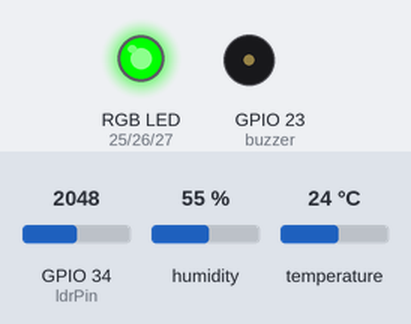
The sketch below on a simulated ESP32. Parts: an RGB LED mixed from three pins (HIGH = lit), buzzer (waves = sounding). The test bench sets the inputs (shaded band); at power-on: temperature 24 °C, GPIO 34 (ldrPin) = 2048, humidity 55 %. WiFi joins after 1.5 s; servers stay silent unless stated; uploads are accepted with an empty reply; random numbers use the default seed unless the sketch sets one; no MQTT or app messages arrive unless stated; what the sketch prints to the serial monitor is not drawn.

Above: at 2.8 s.
2.9 s: temperature set to 27.6 °C
6.7 s: temperature set to 28.5 °C
At 8.03 s:
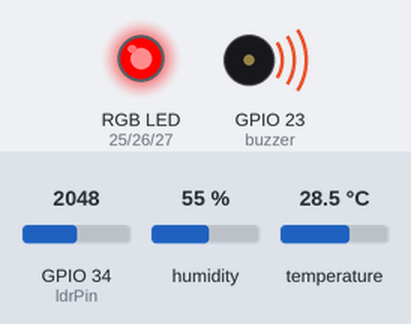
10.2 s: GPIO 34 (ldrPin) set to 850
13.7 s: GPIO 34 (ldrPin) set to 750
At 14.5 s:
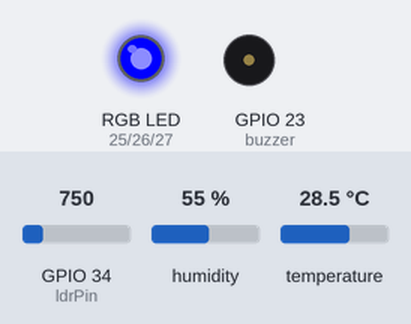
15.3 s: GPIO 34 (ldrPin) set to 840
At 15.66 s:
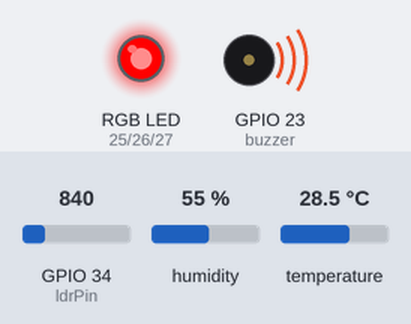
18.8 s: GPIO 34 (ldrPin) set to 760
At 19.2 s:
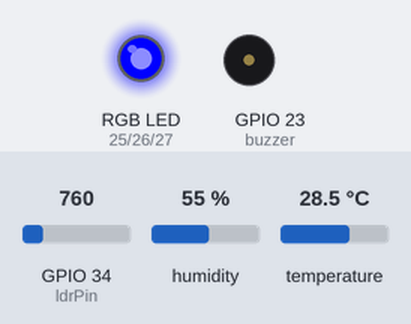
Timing chart, 0 to 21.3 s (numbered marks = the images above; inputs shaded):
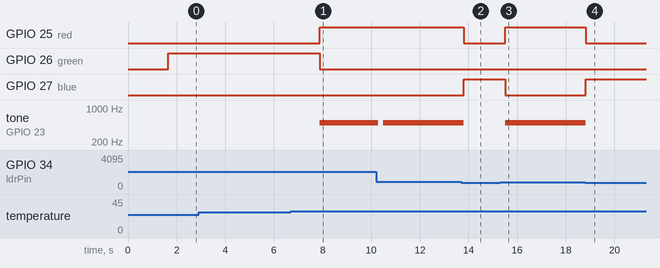

The sketch:

sketch.ino
```cpp
#include <WiFi.h>
#include <HTTPClient.h>
#include <PubSubClient.h>
#include "DHT.h"

// ---------------- DHT ----------------
#define DHTPIN 4
#define DHTTYPE DHT22
DHT dht(DHTPIN, DHTTYPE);

// ---------------- Sensores / Atuadores ----------------
int ldrPin = 34;
int red = 25;
int green = 26;
int blue = 27;
int buzzer = 23;

// ---------------- Wi-Fi (Wokwi) ----------------
const char* ssid = "Wokwi-GUEST";
const char* password = "";

// ---------------- HTTP (Wokwi API) ----------------
String httpEndpoint = "https://wokwi-api.herokuapp.com/api/test";

// ---------------- MQTT ----------------
const char* mqtt_server = "broker.hivemq.com";
const int mqtt_port = 1883;
const char* mqtt_topic = "neurobloom/user123/telemetry";

WiFiClient espClient;
PubSubClient client(espClient);

unsigned long lastSend = 0;
const long sendInterval = 5000; // enviar a cada 5s

// ---------------------- SETUP ----------------------
void setup() {
  Serial.begin(115200);

  dht.begin();

  pinMode(red, OUTPUT);
  pinMode(green, OUTPUT);
  pinMode(blue, OUTPUT);
  pinMode(buzzer, OUTPUT);

  // Conectar ao Wi-Fi do Wokwi
  Serial.println("Conectando ao WiFi...");
  WiFi.begin(ssid, password);
  while (WiFi.status() != WL_CONNECTED) {
    delay(200);
    Serial.print(".");
  }
  Serial.println("\nWiFi conectado!");

  // Configurar MQTT
  client.setServer(mqtt_server, mqtt_port);
}

// ---------------------- MQTT RECONNECT ----------------------
void reconnectMQTT() {
  while (!client.connected()) {
    Serial.print("Reconectando ao MQTT...");
    String clientId = "ESP32-NeuroBloom-" + String(random(0xffff), HEX);

    if (client.connect(clientId.c_str())) {
      Serial.println(" conectado!");
    } else {
      Serial.print(" falhou (rc=");
      Serial.print(client.state());
      Serial.println("). Novo teste em 2s");
      delay(2000);
    }
  }
}

// ---------------------- HTTP SEND ----------------------
void sendHTTP(int luz, float t, float h) {
  if (WiFi.status() == WL_CONNECTED) {
    HTTPClient http;

    http.begin(httpEndpoint);
    http.addHeader("Content-Type", "application/json");

    String json = "{";
    json += "\"luz\":" + String(luz) + ",";
    json += "\"temp\":" + String(t) + ",";
    json += "\"hum\":" + String(h);
    json += "}";

    Serial.println("\n[HTTP] Enviando POST:");
    Serial.println(json);

    int code = http.POST(json);

    Serial.print("Código HTTP: ");
    Serial.println(code);

    if (code > 0) {
      Serial.print("Resposta: ");
      Serial.println(http.getString());
    }

    http.end();
  }
}

// ---------------------- MQTT SEND ----------------------
void sendMQTT(int luz, float t, float h) {
  String payload = "{";
  payload += "\"luz\":" + String(luz) + ",";
  payload += "\"temp\":" + String(t) + ",";
  payload += "\"hum\":" + String(h);
  payload += "}";

  client.publish(mqtt_topic, payload.c_str());

  Serial.println("\n[MQTT] Publicado:");
  Serial.println(payload);
}

// ---------------------- LOOP ----------------------
void loop() {

  if (!client.connected()) {
    reconnectMQTT();
  }
  client.loop();

  unsigned long now = millis();

  if (now - lastSend > sendInterval) {
    lastSend = now;

    int luz = analogRead(ldrPin);
    float t = dht.readTemperature();
    float h = dht.readHumidity();

    // Enviar HTTP
    sendHTTP(luz, t, h);

    // Enviar MQTT
    sendMQTT(luz, t, h);
  }

  // ---------------- Lógica do LED / Buzzer ----------------
  int luz = analogRead(ldrPin);
  float t = dht.readTemperature();

  if (luz < 800) {
    setColor(0, 0, 255); // azul = foco
  } else if (t > 28) {
    setColor(255, 0, 0); // vermelho = alerta sensorial
    tone(buzzer, 500, 300);
  } else {
    setColor(0, 255, 0); // verde = ambiente calmo
  }

  delay(300);
}

// ---------------------- RGB ----------------------
void setColor(int r, int g, int b) {
  analogWrite(red, r);
  analogWrite(green, g);
  analogWrite(blue, b);
}
```

Measured:
- the behaviour switches between 28 and 28.1 °C on temperature (found by bisection; images 0 and 1)
- the behaviour switches between 800 and 799 on GPIO 34 (ldrPin) (found by bisection; images 1 and 2)
- after the input at 2.9 s, every drawn part: stays the same
- after the input at 6.7 s, GPIO 25 (red): LOW → HIGH after 1.2 s; GPIO 26 (green): HIGH → LOW after 1.2 s; tone on GPIO 23 (buzzer): silent → 500 Hz after 1.2 s
- after the input at 13.7 s, GPIO 25 (red): HIGH → LOW after 0.10 s; GPIO 27 (blue): LOW → HIGH after 0.10 s; tone on GPIO 23 (buzzer): 500 Hz → silent after 0.10 s
- after the input at 15.3 s, GPIO 25 (red): LOW → HIGH after 0.21 s; GPIO 27 (blue): HIGH → LOW after 0.21 s; tone on GPIO 23 (buzzer): silent → 500 Hz after 0.21 s
- after the input at 18.8 s, GPIO 25 (red): HIGH → LOW at once; GPIO 27 (blue): LOW → HIGH at once
